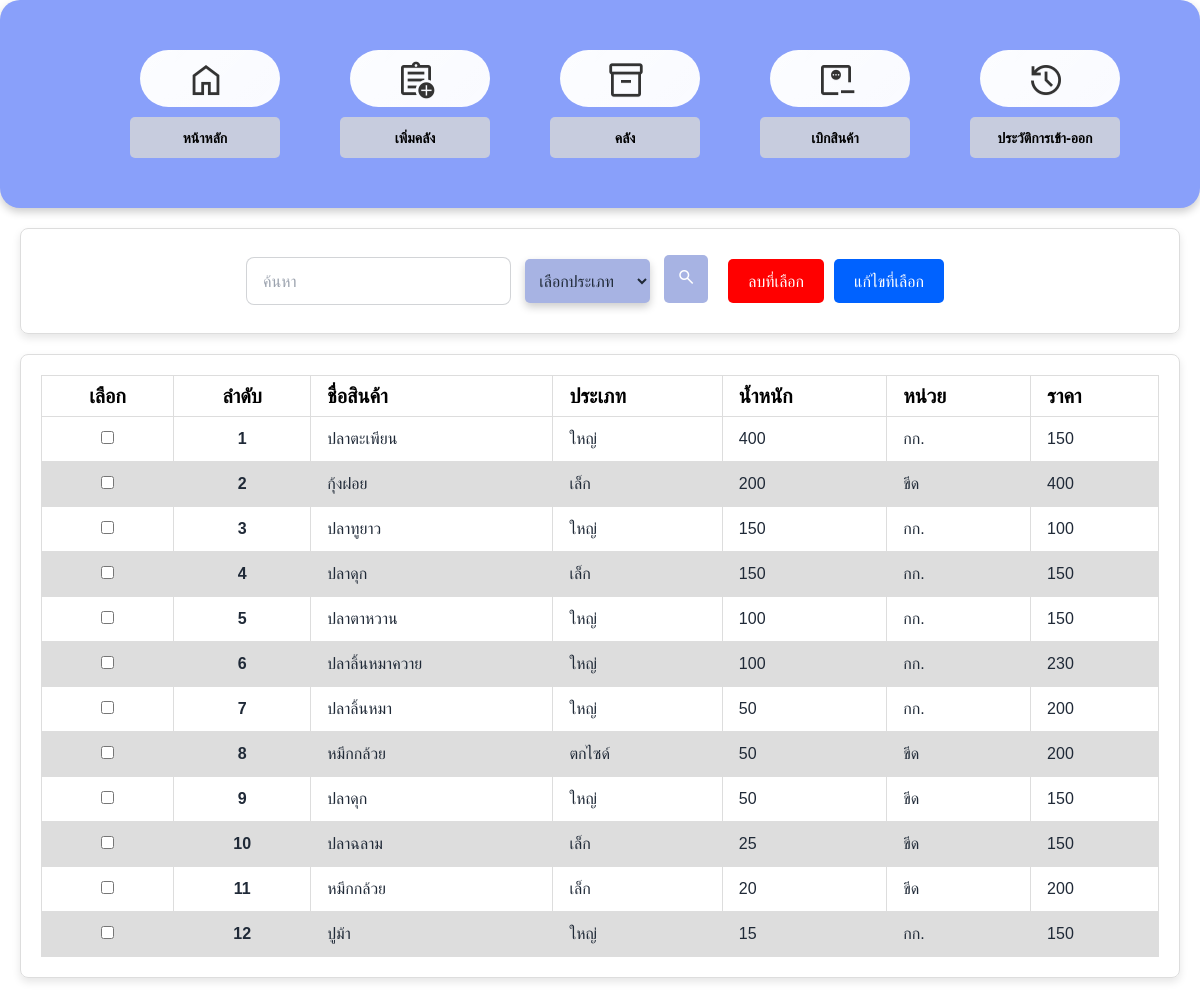
Screenshot of /projectfish/inventory.php with the database file from the repository.
### tables this page shows
CREATE TABLE `inventory` (
  `id` int(11) NOT NULL,
  `product_name` varchar(255) DEFAULT NULL,
  `action` enum('เข้า','ออก') NOT NULL,
  `type` varchar(255) DEFAULT NULL,
  `weight` int(11) DEFAULT NULL,
  `unit` varchar(255) DEFAULT NULL,
  `price` int(11) DEFAULT NULL,
  `weight_out` decimal(10,2) DEFAULT NULL,
  `status` enum('เข้าคลัง','ออก') NOT NULL,
  `date_time` timestamp NOT NULL DEFAULT current_timestamp()
);

### projectfish/inventory.php (the view, shortened to what this page needs)
<!DOCTYPE html>
<html lang="th">
<head>
    <link href="inventory_style.css" rel="stylesheet" type="text/css" />
    <link href="table_inv.css" rel="stylesheet" type="text/css" />
    <link href="https://cdn.jsdelivr.net/npm/daisyui@4.12.10/dist/full.min.css" rel="stylesheet" type="text/css" />
    <script src="https://cdn.tailwindcss.com"></script>
    <link rel="stylesheet" href="https://cdnjs.cloudflare.com/ajax/libs/font-awesome/6.0.0-beta3/css/all.min.css" />
</head>
<body>
    <div class="main-container">
        <div class="button-container">
            <div>
                <button class="btn glass"><a href="index.php">
                        <i class="material-symbols-outlined icon-large mr-2">home</i>
                    </a></button>
                <div class="la"><b>หน้าหลัก</b></div>
            </div>
            <div>
                <button class="btn glass"><a href="add_inventory.php">
                        <i class="material-symbols-outlined icon-large mr-2">assignment_add</i>
                    </a></button>
                <div class="la"><b>เพิ่มคลัง</b></div>
            </div>
            <div>
                <button class="btn glass"><a href="inventory.php">
                        <i class="material-symbols-outlined icon-large mr-2">inventory_2</i>
                    </a></button>
                <div class="la"><b>คลัง</b></div>
            </div>
            <div>
                <button class="btn glass"><a href="minus.php">
                        <i class="material-symbols-outlined icon-large mr-2">monitor_weight_loss</i>
                    </a></button>
                <div class="la"><b>เบิกสินค้า</b></div>
            </div>
            <div>
                <button class="btn glass"><a href="history.php">
                        <i class="material-symbols-outlined icon-large mr-2">history</i>
                    </a></button>
                <div class="la2"><b>ประวัติการเข้า-ออก</b></div>
            </div>
        </div>
    </div>
    <?php
    $servername = "localhost";
    $username = "root";
    $password = "";
    $dbname = "inventory_db";
    $conn = new mysqli($servername, $username, $password, $dbname);
    $search_query = isset($_GET['search']) ? $_GET['search'] : '';
$sql = "SELECT * FROM inventory WHERE 1=1";
$sql .= " ORDER BY weight DESC";
$result = $conn->query($sql);
    ?>
    <div class="wrapper">
        <div class="search-box">
            <form action="" method="GET">
                <input type="text" name="search" class="input input-bordered w-24 md:w-auto" placeholder="ค้นหา" value="<?php echo htmlspecialchars($search_query); ?>">
                <select name="type" class="search-select">
                    <option value="">เลือกประเภท</option>
                </select>
                <button type="submit" class="search-button">
                    <i class="material-symbols-outlined icon-large1">search</i>
                </button>
            </form>
        </div>
        <button onclick="deleteSelected()" class="delete-button">ลบที่เลือก</button>
        <button onclick="EditSelected()" class="edit-button">แก้ไขที่เลือก</button>
    </div>
    <div class="te">
        <table class="table">
            <thead>
                <tr style="font-size:20px;">
                    <th><center>เลือก</center></th>
                    <th><center>ลำดับ</center></th>
                    <th>ชื่อสินค้า</th>
                    <th>ประเภท</th>
                    <th>น้ำหนัก</th>
                    <th>หน่วย</th>
                    <th>ราคา</th>
                </tr>
            </thead>
            <tbody>
                <?php
                if ($result->num_rows > 0) {
                    $row_number = 1;
                    while ($row = $result->fetch_assoc()) {
                        echo "<tr style='font-size:16px;'>";
                        echo "<td><center><input type='checkbox' name='delete_ids[]' value='" . $row['id'] . "'></center></td>";
                        echo "<th style='text-align: center;'>" . $row_number . "</th>";
                        echo "<td>" . $row['product_name'] . "</td>";
                        echo "<td>" . $row['type'] . "</td>";
                        echo "<td>" . $row['weight'] . "</td>";
                        echo "<td>" . $row['unit'] . "</td>";
                        echo "<td>" . $row['price'] . "</td>";
                        echo "</tr>";
                        $row_number++;
                    }
                } else {
                    echo "<tr><td colspan='7' style='text-align: center;'>ไม่มีข้อมูล</td></tr>";
                }
                ?>
            </tbody>
        </table>
    </div>
</body>
</html>

### projectfish/inventory_style.css (style rules this page uses)
.main-container { display: flex; align-items: center; justify-content: center; width: auto; padding: 50px; border-radius: 20px; box-shadow: 0 4px 8px rgba(0, 0, 0, 0.2); background-color: #89a0fa; background-size: cover; background-position: center; background-repeat: no-repeat; }
.button-container { display: flex; flex-wrap: wrap-reverse; justify-content: center; gap: 10px; }
.btn { display: flex; align-items: center; justify-content: center; width: 140px; padding: 10px; border: none; border-radius: 50px; background-color: rgba(255, 255, 255, 0.955); color: #333; cursor: pointer; text-align: center; text-decoration: none; transition: background-color 0.3s ease; margin-left: 60px; }
.btn a { text-decoration: none; color: inherit; display: flex; align-items: center; justify-content: center; }
.la, .la2 { margin-top: 10px; margin-left: 50px; font-size: 14px; background-color: #d7d7d7cb; color: #000000; border: none; padding: 10px; border-radius: 5px; text-align: center; }
.wrapper { display: flex; align-items: center; justify-content: space-between; padding: 20px; margin: 20px; border: 1px solid #ddd; border-radius: 8px; box-shadow: 0 4px 8px rgba(0, 0, 0, 0.1); }
.wrapper { display: flex; align-items: center; justify-content: center; margin: 20px; }
.wrapper .search-box { margin-right: 20px; display: flex; align-items: center; }
.wrapper .delete-button { margin-left: 0; }
.search-box { display: flex; align-items: center; }
.search-button { background-color: #A7B3E3; color: #fff; border: none; padding: 10px; border-radius: 5px; cursor: pointer; }
.delete-button { margin-left: 20px; padding: 10px 20px; background-color: red; color: white; border: none; border-radius: 5px; cursor: pointer; }
.edit-button { margin-right: 20px; padding: 10px 20px; background-color: rgb(0, 98, 255); color: white; border: none; border-radius: 5px; cursor: pointer; }
.search-select { box-shadow: 0 4px 8px rgba(0, 0, 0, 0.2); background-color: #A7B3E3; border-radius: 5px; margin: 10px; padding: 10px; padding-right: 20px; text-align: center; }

### projectfish/table_inv.css (style rules this page uses)
.te { display: flex; align-items: center; justify-content: space-between; padding: 20px; margin: 20px; border: 1px solid #ddd; border-radius: 8px; box-shadow: 0 4px 8px rgba(0, 0, 0, 0.1); }
table { font-family: arial, sans-serif; border-collapse: collapse; width: 100%; }
td, th { border: 1px solid #dddddd; text-align: left; padding: 8px; }
tr:nth-child(even) { background-color: #dddddd; }

### projectfish/inventory.php (style rules this page uses)
.icon-large { font-size: 40px; }
.icon-large1 { padding: 2px; font-size: 20px; }
.edit-button { margin: 10px; }
.table :where(thead,tfoot) { color: black; }
.btn { display: flex; align-items: center; justify-content: center; width: 140px; height: 1.5cm; border: none; border-radius: 50px; background-color: rgba(255, 255, 255, 0.955); color: #333; cursor: pointer; text-align: center; text-decoration: none; transition: background-color 0.3s ease; margin-left: 60px; }

### rows the page displays
inventory: product_name "ปลาตะเพียน", type "ใหญ่", weight "400", unit "กก.", price "150"
inventory: product_name "กุ้งฝอย", type "เล็ก", weight "200", unit "ขีด", price "400"
inventory: product_name "ปลาทูยาว", type "ใหญ่", weight "150", unit "กก.", price "100"
inventory: product_name "ปลาดุก", type "เล็ก", weight "150", unit "กก.", price "150"
inventory: product_name "ปลาตาหวาน", type "ใหญ่", weight "100", unit "กก.", price "150"
inventory: product_name "ปลาลิ้นหมาควาย", type "ใหญ่", weight "100", unit "กก.", price "230"
inventory: product_name "ปลาลิ้นหมา", type "ใหญ่", weight "50", unit "กก.", price "200"
inventory: product_name "หมึกกล้วย", type "ตกไซด์", weight "50", unit "ขีด", price "200"
inventory: product_name "ปลาดุก", type "ใหญ่", weight "50", unit "ขีด", price "150"
inventory: product_name "ปลาฉลาม", type "เล็ก", weight "25", unit "ขีด", price "150"
inventory: product_name "หมึกกล้วย", type "เล็ก", weight "20", unit "ขีด", price "200"
inventory: product_name "ปูม้า", type "ใหญ่", weight "15", unit "กก.", price "150"
